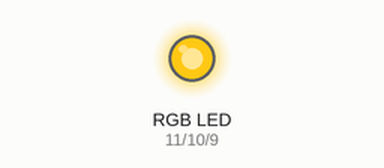
Simulated run of this sketch. Board: Arduino Uno, built with avr-gcc and run on an emulated ATmega328P. Shown: an RGB LED mixed from three pins (HIGH = lit).

Above: at 0.1 s.
Timing chart, 0 to 1.6 s (numbered marks = the images above):
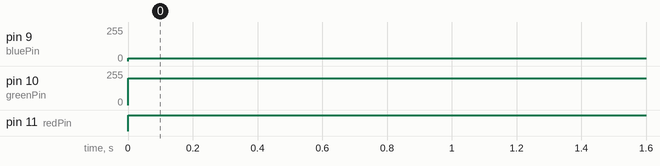

Measured:
- by itself, pin 9 (bluePin): 0/255 → 20/255 at 0.00 s
- by itself, pin 10 (greenPin): 0/255 → 200/255 at 0.00 s
- by itself, pin 11 (redPin): LOW → HIGH at 0.00 s

The sketch:

Lesson_9_RGB_LED.ino
```cpp
//RGB LED
//The RGB LED will appear red, green, and blue first, then red, orange, yellow, green, blue, indigo, and purple.
//Email:support@sunfounder.com
//Website:www.sunfounder.com
//2015.5.7
/*************************************************************************/
const int redPin = 11;  // R petal on RGB LED module connected to digital pin 11
const int greenPin = 10;  // G petal on RGB LED module connected to digital pin 10
const int bluePin = 9;  // B petal on RGB LED module connected to digital pin 9
/**************************************************************************/
void setup()
{
  pinMode(redPin, OUTPUT); // sets the redPin to be an output
  pinMode(greenPin, OUTPUT); // sets the greenPin to be an output
  pinMode(bluePin, OUTPUT); // sets the bluePin to be an output
}
/***************************************************************************/
void loop()  // run over and over again
{
  // Basic colors:
  color(255, 200, 20); // turn the RGB LED red
  delay(1000); // delay for 1 second
//  color(0,255, 0); // turn the RGB LED green
//  delay(1000); // delay for 1 second
//  color(0, 0, 255); // turn the RGB LED blue
//  delay(1000); // delay for 1 second
//  // Example blended colors:
//  color(255,0,252); // turn the RGB LED red
//  delay(1000); // delay for 1 second
//  color(237,109,0); // turn the RGB LED orange
//  delay(1000); // delay for 1 second
//  color(255,215,0); // turn the RGB LED yellow
//  delay(1000); // delay for 1 second
//  color(34,139,34); // turn the RGB LED green
//  delay(1000); // delay for 1 second
//  color(0,112,255); // turn the RGB LED blue
//  delay(1000); // delay for 1 second
//  color(0,46,90); // turn the RGB LED  indigo
//  delay(1000); // delay for 1 second
//  color(128,0,128); // turn the RGB LED purple
//  delay(1000); // delay for 1 second
}
/******************************************************/
void color (unsigned char red, unsigned char green, unsigned char blue)// the color generating function
{
  analogWrite(redPin, red);
  analogWrite(greenPin, green);
  analogWrite(bluePin, blue);
}
/******************************************************/
```
